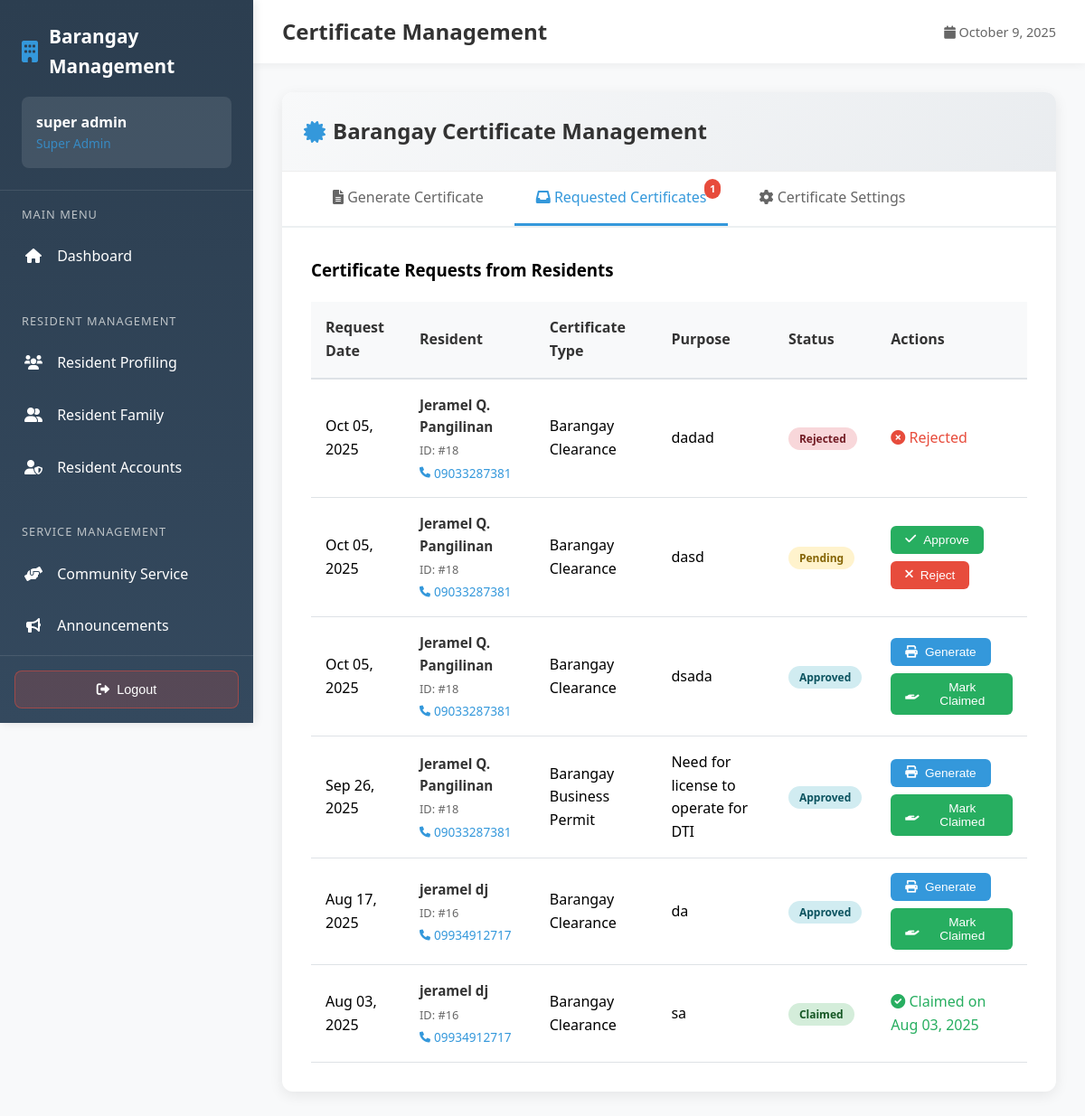
The page /employee/admin/certificates.php (signed in) on the database its author committed.
### tables this page shows
CREATE TABLE `certificate_requests` (
  `id` int(11) NOT NULL,
  `resident_id` int(11) NOT NULL,
  `certificate_type` varchar(100) NOT NULL,
  `purpose` text NOT NULL,
  `additional_info` text DEFAULT NULL,
  `status` varchar(20) NOT NULL DEFAULT 'pending',
  `created_at` timestamp NOT NULL DEFAULT current_timestamp(),
  `processed_date` timestamp NULL DEFAULT NULL,
  `processed_by` int(11) DEFAULT NULL,
  `rejection_reason` text DEFAULT NULL,
  `claim_date` timestamp NULL DEFAULT NULL,
  `or_number` varchar(50) DEFAULT NULL,
  `amount_paid` decimal(10,2) DEFAULT NULL,
  `updated_at` timestamp NOT NULL DEFAULT current_timestamp() ON UPDATE current_timestamp()
);

CREATE TABLE `residents` (
  `id` int(11) NOT NULL,
  `first_name` varchar(100) NOT NULL,
  `middle_initial` varchar(1) DEFAULT NULL,
  `last_name` varchar(100) NOT NULL,
  `full_name` varchar(255) DEFAULT NULL,
  `suffix` varchar(50) DEFAULT NULL,
  `age` int(11) NOT NULL,
  `contact_number` varchar(20) NOT NULL,
  `zone` enum('Zone 1A','Zone 1B','Zone 2A','Zone 2B','Zone 3A','Zone 3B','Zone 4A','Zone 4B','Zone 5A','Zone 5B','Zone 6A','Zone 6B','Zone 7A','Zone 7B') NOT NULL DEFAULT 'Zone 1A',
  `email` varchar(100) DEFAULT NULL,
  `created_at` timestamp NOT NULL DEFAULT current_timestamp(),
  `updated_at` timestamp NOT NULL DEFAULT current_timestamp() ON UPDATE current_timestamp(),
  `photo_path` varchar(255) DEFAULT NULL,
  `face_descriptor` text DEFAULT NULL,
  `face_embedding` text DEFAULT NULL,
  `face_photo` longtext DEFAULT NULL,
  `liveness_verified` tinyint(1) DEFAULT 0,
  `total_volunteer_hours` decimal(6,1) DEFAULT 0.0,
  `total_volunteer_events` int(11) DEFAULT 0,
  `last_volunteer_date` date DEFAULT NULL,
  `volunteer_status` enum('inactive','active','outstanding') DEFAULT 'inactive',
  `status` varchar(20) NOT NULL DEFAULT 'active'
);

### employee/admin/certificates.php (the view, shortened to what this page needs)
<?php
require_once '../../config.php';
$stats = [];
$pending_complaint_query = "SELECT COUNT(*) as pending FROM complaints WHERE status = 'pending'";
$result = mysqli_query($connection, $pending_complaint_query);
if ($result) {
    $stats['pending_complaints'] = mysqli_fetch_assoc($result)['pending'];
} else {
    $stats['pending_complaints'] = 0;
}
$pending_cert_query = "SELECT COUNT(*) as pending FROM certificate_requests WHERE status = 'pending'";
$result = mysqli_query($connection, $pending_cert_query);
if ($result) {
    $stats['pending_certificates'] = mysqli_fetch_assoc($result)['pending'];
} else {
    $stats['pending_certificates'] = 0;
}
$certificate_requests_query = "SELECT
    cr.*,
    r.full_name as resident_name,
    r.contact_number as resident_phone,
    r.email as resident_email,
    '' as resident_address,
    u.full_name as processed_by_name
FROM certificate_requests cr
LEFT JOIN residents r ON cr.resident_id = r.id
LEFT JOIN users u ON cr.processed_by = u.id
ORDER BY cr.created_at DESC";
$certificate_requests = mysqli_query($connection, $certificate_requests_query);
$certificate_requests_with_info = [];
if ($certificate_requests && mysqli_num_rows($certificate_requests) > 0) {
    while ($request = mysqli_fetch_assoc($certificate_requests)) {
        if (empty($request['resident_email'])) {
            $request['resident_email'] = 'No email';
        }
        if (empty($request['resident_address'])) {
            $request['resident_address'] = 'No address';
        }
        $certificate_requests_with_info[] = $request;
    }
}
if (isset($_GET['tab'])) {
    $active_tab = $_GET['tab'];
} else {
    $active_tab = !empty($certificate_requests_with_info) ? 'requests' : 'generate';
}
?>
<!DOCTYPE html>
<html lang="en">
<head>
    <link href="https://cdnjs.cloudflare.com/ajax/libs/font-awesome/6.0.0/css/all.min.css" rel="stylesheet">
</head>
<body>
    <nav class="sidebar" id="sidebar">
        <div class="sidebar-header">
            <div class="sidebar-brand">
                <i class="fas fa-building"></i>
                Barangay Management
            </div>
            <div class="user-info">
                <div class="user-name"><?php echo $_SESSION['full_name']; ?></div>
                <div class="user-role">Super Admin</div>
            </div>
        </div>
        <div class="sidebar-nav">
            <div class="nav-section">
                <div class="nav-section-title">Main Menu</div>
                <a href="dashboard.php" class="nav-item">
                    <i class="fas fa-home"></i>
                    Dashboard
                </a>
            </div>
            <div class="nav-section">
                <div class="nav-section-title">Resident Management</div>
                <a href="resident-profiling.php" class="nav-item">
                    <i class="fas fa-users"></i>
                    Resident Profiling
                </a>
                 <a href="resident_family.php" class="nav-item">
                    <i class="fas fa-user-friends"></i>
                    Resident Family
                </a>
                <a href="resident_account.php" class="nav-item">
					<i class="fas fa-user-shield"></i>
					Resident Accounts
				</a>
            </div>
            <div class="nav-section">
                <div class="nav-section-title">Service Management</div>
                <a href="community_service.php" class="nav-item">
                    <i class="fas fa-hands-helping"></i>
                    Community Service
                </a>
                <a href="announcements.php" class="nav-item">
                    <i class="fas fa-bullhorn"></i>
                    Announcements
                </a>
                <a href="complaints.php" class="nav-item">
                </a>
            </div>
        </div>
        <div class="logout-section">
            <form action="../../employee/logout.php" method="POST" id="logoutForm" style="width: 100%;">
                <button type="button" class="logout-btn" onclick="handleLogout()">
                    <i class="fas fa-sign-out-alt"></i>
                    Logout
                </button>
            </form>
        </div>
    </nav>
    <div class="main-content">
        <div class="top-bar">
            <h1 class="page-title">Certificate Management</h1>
            <div style="display: flex; align-items: center; gap: 1rem;">
                <span style="color: #666; font-size: 0.9rem;">
                    <i class="fas fa-calendar"></i> <?php echo date('F j, Y'); ?>
                </span>
            </div>
        </div>
        <div class="content-area">
            <div class="certificate-container">
                <div class="certificate-header no-print">
                    <h2 class="certificate-title">
                        <i class="fas fa-certificate" style="color: #3498db;"></i>
                        Barangay Certificate Management
                    </h2>
                </div>
                <div class="tabs no-print">
                    <div class="tab <?php echo $active_tab == 'generate' ? 'active' : ''; ?>" onclick="switchTab(event, 'generate')">
                        <i class="fas fa-file-alt"></i> Generate Certificate
                    </div>
                    <div class="tab <?php echo $active_tab == 'requests' ? 'active' : ''; ?>" onclick="switchTab(event, 'requests')">
                        <i class="fas fa-inbox"></i> Requested Certificates
                        <?php if ($stats['pending_certificates'] > 0): ?>
                            <span class="tab-badge"><?php echo $stats['pending_certificates']; ?></span>
                        <?php endif; ?>
                    </div>
                    <div class="tab <?php echo $active_tab == 'settings' ? 'active' : ''; ?>" onclick="switchTab(event, 'settings')">
                        <i class="fas fa-cog"></i> Certificate Settings
                    </div>
                </div>
                <div id="requests-tab" class="tab-content <?php echo $active_tab == 'requests' ? 'active' : ''; ?>">
                    <h3 style="margin-bottom: 20px;">Certificate Requests from Residents</h3>
                    <?php if (!empty($certificate_requests_with_info)): ?>
                        <table class="requests-table">
                            <thead>
                                <tr>
                                    <th>Request Date</th>
                                    <th>Resident</th>
                                    <th>Certificate Type</th>
                                    <th>Purpose</th>
                                    <th>Status</th>
                                    <th>Actions</th>
                                </tr>
                            </thead>
                            <tbody>
                                <?php foreach ($certificate_requests_with_info as $request): ?>
                                    <tr>
                                        <td><?php echo date('M d, Y', strtotime($request['created_at'])); ?></td>
                                        <td>
                                            <div class="resident-info">
                                                <div class="resident-name"><?php echo htmlspecialchars($request['resident_name']); ?></div>
                                                <div class="resident-id">ID: #<?php echo $request['resident_id']; ?></div>
                                                <div class="resident-contact">
                                                    <i class="fas fa-phone"></i> <?php echo htmlspecialchars($request['resident_phone']); ?>
                                                </div>
                                            </div>
                                        </td>
                                        <td><?php echo htmlspecialchars($request['certificate_type']); ?></td>
                                        <td><?php echo htmlspecialchars($request['purpose']); ?></td>
                                        <td>
                                            <span class="status-badge status-<?php echo $request['status']; ?>">
                                                <?php echo ucfirst($request['status']); ?>
                                            </span>
                                        </td>
                                        <td>
                                            <div class="action-buttons">
                                                <?php if ($request['status'] == 'pending'): ?>
                                                    <button class="btn btn-success btn-sm" onclick="showApproveModal(<?php echo $request['id']; ?>, '<?php echo htmlspecialchars($request['resident_name']); ?>', '<?php echo htmlspecialchars($request['certificate_type']); ?>')">
                                                        <i class="fas fa-check"></i> Approve
                                                    </button>
                                                    <button class="btn btn-danger btn-sm" onclick="showRejectModal(<?php echo $request['id']; ?>)">
                                                        <i class="fas fa-times"></i> Reject
                                                    </button>
                                                <?php elseif ($request['status'] == 'approved'): ?>
                                                    <button class="btn btn-primary btn-sm" onclick="generateCertificate('<?php echo htmlspecialchars($request['resident_name']); ?>', '<?php echo htmlspecialchars($request['purpose']); ?>')">
                                                        <i class="fas fa-print"></i> Generate
                                                    </button>
                                                    <button class="btn btn-success btn-sm" onclick="showClaimModal(<?php echo $request['id']; ?>)">
                                                        <i class="fas fa-hand-holding"></i> Mark Claimed
                                                    </button>
                                                <?php elseif ($request['status'] == 'claimed'): ?>
                                                    <span style="color: #27ae60;">
                                                        <i class="fas fa-check-circle"></i> Claimed on <?php echo $request['claim_date'] ? date('M d, Y', strtotime($request['claim_date'])) : 'N/A'; ?>
                                                    </span>
                                                <?php elseif ($request['status'] == 'rejected'): ?>
                                                    <span style="color: #e74c3c;" title="<?php echo htmlspecialchars($request['rejection_reason'] ?? ''); ?>">
                                                        <i class="fas fa-times-circle"></i> Rejected
                                                    </span>
                                                <?php endif; ?>
                                            </div>
                                        </td>
                                    </tr>
                                <?php endforeach; ?>
                            </tbody>
                        </table>
                    <?php endif; ?>
                </div>
            </div>
        </div>
    </div>
</body>
</html>

### rows shown on the page
certificate_requests: created_at "Oct 05, 2025", resident.full_name "Jeramel Q. Pangilinan", resident "18", resident.contact_number "09033287381", certificate_type "Barangay Clearance", purpose "dadad", status "Rejected"
certificate_requests: created_at "Oct 05, 2025", resident.full_name "Jeramel Q. Pangilinan", resident "18", resident.contact_number "09033287381", certificate_type "Barangay Clearance", purpose "dasd", status "Pending"
certificate_requests: created_at "Oct 05, 2025", resident.full_name "Jeramel Q. Pangilinan", resident "18", resident.contact_number "09033287381", certificate_type "Barangay Clearance", purpose "dsada", status "Approved"
certificate_requests: created_at "Sep 26, 2025", resident.full_name "Jeramel Q. Pangilinan", resident "18", resident.contact_number "09033287381", certificate_type "Barangay Business Permit", purpose "Need for license to operate for DTI", status "Approved"
certificate_requests: created_at "Aug 17, 2025", resident.full_name "jeramel dj", resident "16", resident.contact_number "09934912717", certificate_type "Barangay Clearance", purpose "da", status "Approved"
certificate_requests: created_at "Aug 03, 2025", resident.full_name "jeramel dj", resident "16", resident.contact_number "09934912717", certificate_type "Barangay Clearance", purpose "sa", status "Claimed", claim_date "Aug 03, 2025"

### other values the page prints
$_SESSION['full_name'] "super admin"
$stats['pending_certificates'] "1"
